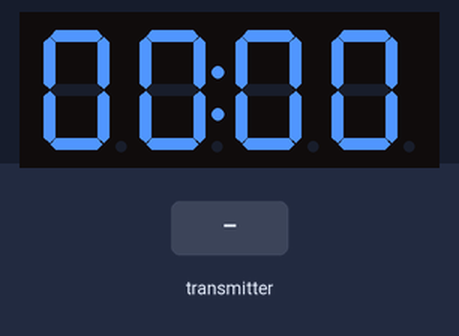
A sketch run on a simulated Arduino Uno, built with avr-gcc and run on an emulated ATmega328P. Shown: 4-digit seven-segment display. The inputs (shaded band) are chosen by the test bench. No radio packets arrive unless stated; what the sketch prints to the serial monitor is not drawn.

Above: at 1.6 s.
1.7 s: the transmitter starts sending temp = 100
At 1.99 s:
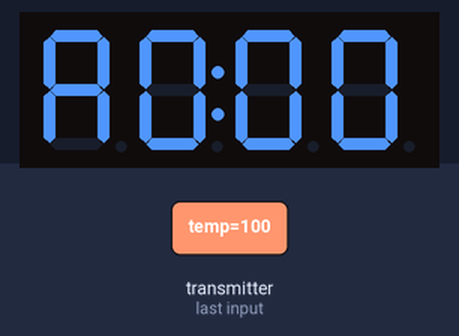
3.7 s: the transmitter starts sending temp = 0
At 3.94 s:
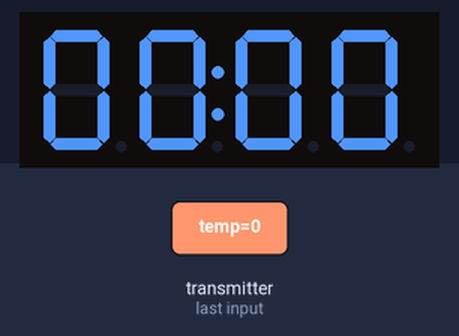
Timing chart, 0 to 6.7 s (numbered marks = the images above; inputs shaded):
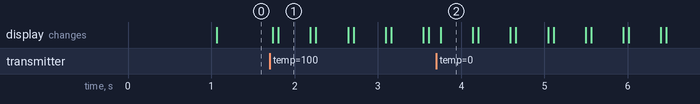

The sketch:

reciver.ino
```cpp
/********************************************************************/
// First we include the libraries
#include <Arduino.h>
#include <TM1637Display.h>
#include <SPI.h>
// #include <nRF24L01.h>
#include <RF24.h>
#include <TimeLib.h>
/********************************************************************/
// Data wire is plugged into pin 2 on the Arduino
#define CLK 2
#define DIO 3
/********************************************************************/
// Setup a oneWire instance to communicate with any OneWire devices
// (not just Maxim/Dallas temperature ICs)
TM1637Display display(CLK, DIO);
RF24 radio(7, 8); // CE, CSN
/********************************************************************/
const byte addresses[][6] = {"00001", "00002"};
void setup() {
  int k;
  uint8_t data[] = { 0x00, 0x00, 0x00, 0x63 };
  display.setBrightness(0x02);
  // All segments on
  display.setSegments(data);
  uint8_t segto = 0x80;
  display.setSegments(&segto, 1, 1);
  setTime(21,34,30,17,4,2018);
  Serial.begin(9600);
  radio.begin();
  radio.openWritingPipe(addresses[0]); // 00002
  radio.openReadingPipe(1, addresses[1]); // 00001
  radio.setPALevel(RF24_PA_MAX);
}

int x = 0, AckfR = 55, AckfT;
float temp, last_temp;
int i, msb, lsb, mfraction, lfraction, count = 1;
float to;
bool timeout = false;
unsigned long started_waiting_at;
int timeout_counter = 0;
bool err = false;
char buffer [50];
int j, k;

// display the temperature on the display
void display_three_digits(float temp, int counter){
  int i, msb, lsb, mfraction, lfraction;
  temp = temp * 100;
  i = (int) temp;
  lfraction = i % 10;
  mfraction = (i / 10) % 10;
  i = i / 100;
  lsb = i % 10;
  msb = i / 10;
  uint8_t data[] = {};
  data[0] = display.encodeDigit(msb);
  data[1] = 0x80 | display.encodeDigit(lsb);
  data[2] = display.encodeDigit(mfraction);
  if (count == 1){
    data[3] = display.encodeDigit(lfraction);
    display.setSegments(data);
  }
  if (count == 2){
    display.setSegments(data);
    data[0] = 0x63;
    display.setSegments(data, 1, 3);
  }
  if (count == 3){
    display.setSegments(data);
    data[0] = 0x58;
    display.setSegments(data, 1, 3);
    count = 0;
  }
}

void display_err(){
  uint8_t err_data[] = {0x79, 0x77, 0x77, 0x0};
  display.setSegments(err_data);
}

// main loop
void loop()
{
  if (x == 0)
  {
    radio.stopListening();
    radio.write(&AckfR, sizeof(AckfR));
    x = 1;
    timeout = false;
    temp = last_temp;
  }
  radio.startListening();
  started_waiting_at = millis();
  while (!radio.available() && !timeout) {
    if (millis() - started_waiting_at > 1000) {
      timeout = true;
    }
  }
  if (timeout) {
    x = 0;
    Serial.print("got timeout at ");
    k=sprintf (buffer, "%d/%d %d:%d:%d\n",day(), month(), hour(), minute(), second());
    for(int l= 0; l<=k; l++)
      Serial.print(buffer[l]);
    temp = last_temp;
    timeout_counter++;
  }
  else {
    radio.read(&temp, sizeof(temp));
    last_temp = temp;
    timeout_counter = 0;
    if(err){
      err = false;
      count = 0;
    }
    j=sprintf (buffer, "%d/%d %d:%d:%d",day(), month(), hour(), minute(), second());
    for(int l= 0; l<=j; l++)
      Serial.print(buffer[l]);
    Serial.print(", ");
    Serial.println (temp);
  }

  if (timeout_counter > 1){
    display_err();
    err = true;
  }
  else{

    display_three_digits(temp, count);
  }

  count++;
  radio.stopListening();
  radio.write(&AckfR, sizeof(AckfR));
}
```

Measured:
- after the input at 1.7 s, the display: first changes at once (image 1 shows a later state)
- after the input at 3.7 s, the display: changes after 0.05 s (image 2)
